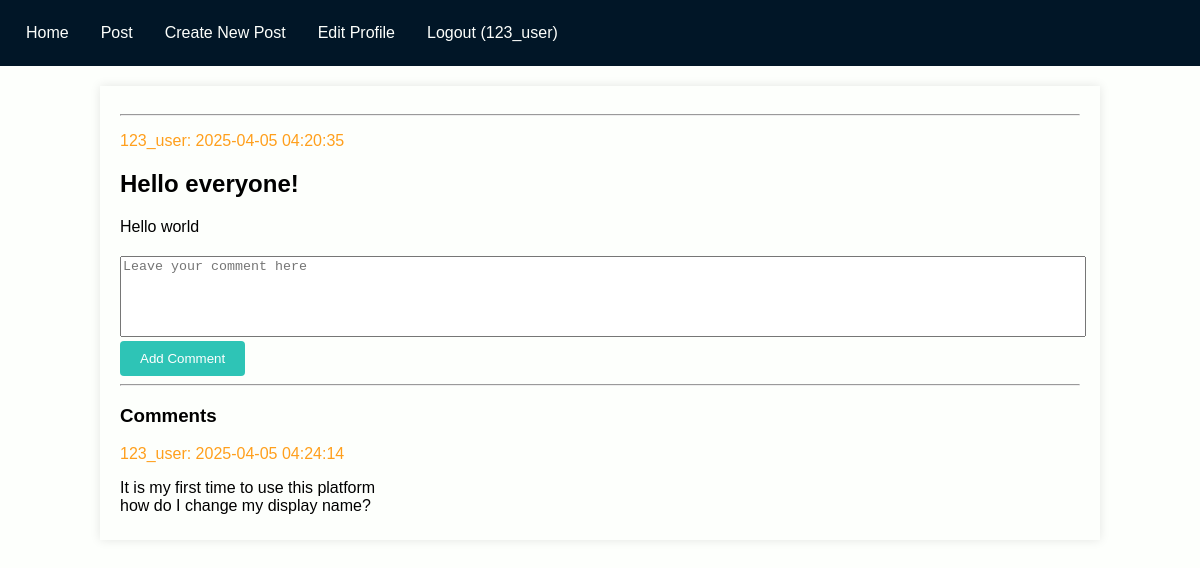
The app's page /post_detail.php?post_id=2 (signed in) with its own data.
### tables this page shows
CREATE TABLE `users` (
  `id` int(11) NOT NULL,
  `username` varchar(50) NOT NULL,
  `display_name` varchar(50) NOT NULL,
  `password` varchar(255) NOT NULL,
  `role` enum('admin','user') DEFAULT 'user'
);

CREATE TABLE `posts` (
  `post_id` int(11) NOT NULL,
  `user_id` int(11) NOT NULL,
  `title` varchar(50) NOT NULL,
  `content` text NOT NULL,
  `created_at` timestamp NOT NULL DEFAULT current_timestamp()
);

CREATE TABLE `comments` (
  `comment_id` int(11) NOT NULL,
  `post_id` int(11) NOT NULL,
  `user_id` int(11) NOT NULL,
  `content` text NOT NULL,
  `created_at` timestamp NOT NULL DEFAULT current_timestamp()
);

### post_detail.php (the view, shortened to what this page needs)
<?php
include 'db_connect.php';
$user_id = $_COOKIE['user_id'];
$sql = "SELECT role, display_name FROM users WHERE id = '$user_id'";
$result = $conn->query($sql);
if ($result->num_rows > 0) {
    $row = $result->fetch_assoc();
    $display_name = $row['display_name'];
} else {
    echo "User not found!";
    exit();
}
$post_id = isset($_GET['post_id']) ? (int)$_GET['post_id'] : 0;
$sql = "SELECT posts.*, users.display_name
        FROM posts
        JOIN users ON posts.user_id = users.id
        WHERE posts.post_id = $post_id";
$result = $conn->query($sql);
$post = $result->fetch_assoc();
?>
<!DOCTYPE html>
<html>
<head>
    <link rel="stylesheet" type="text/css" href="style.css">
</head>
<body>
    <nav>
        <ul>
            <li><a href="index.php">Home</a></li>
            <li><a href="post.php">Post</a></li>
            <li><a href="create_post.php">Create New Post</a></li>
            <li><a href="edit_profile.php">Edit Profile</a></li>
            <li><a href="logout.php">Logout (<?php echo $display_name; ?>)</a></li>
        </ul>
    </nav>
    <div class="container">
        <div class="post">
            <hr class="post-divider">
            <p class="post_meta">
                <?= $post['display_name'] . ": " . $post['created_at'] ?>
            </p>
            <h2><?= $post['title'] ?></h2>
            <div class="content">
                <?= nl2br(htmlspecialchars($post['content'], ENT_QUOTES)) ?>
            </div>
            <form method="post" action="add_comment.php">
                    <textarea name="comment_content" class="comment_box" placeholder="Leave your comment here" required></textarea>
                    <button type="submit">Add Comment</button>
            </form>
            <div class="comments">
                <hr>
                <h3>Comments</h3>
                <?php
                $sql = "SELECT comments.*, users.display_name
                        FROM comments
                        JOIN users ON comments.user_id = users.id
                        WHERE post_id = $post_id
                        ORDER BY created_at ASC";
                $comments_result = $conn->query($sql);
                ?>
                <?php if ($comments_result->num_rows > 0): ?>
                    <?php while ($comment = $comments_result->fetch_assoc()): ?>
                        <div class="comment">
                            <p class="comment_meta">
                                <?= $comment['display_name'] . ": " . $comment['created_at'] ?>
                            </p>
                            <p class="comment_content">
                                <?= nl2br(htmlspecialchars($comment['content'], ENT_QUOTES, 'UTF-8')) ?>
                            </p>
                        </div>
                    <?php endwhile; ?>
                <?php else: ?>
                    <p>No comments here.</p>
                <?php endif; ?>
            </div>
        </div>
    </div>
</body>
</html>

### style.css (style rules this page uses)
body { font-family: Arial, sans-serif; background-color: #fdfffc; margin: 0; padding: 0; }
.container { width: 80%; margin: 0 auto; padding: 20px; background-color: #fdfffc; box-shadow: 0 0 10px rgba(0, 0, 0, 0.1); }
form { margin-top: 20px; }
form input[type="submit"], form input[type="button"], form button { background-color: #2ec4b6; color: white; padding: 10px 20px; border: none; border-radius: 4px; cursor: pointer; }
.post_meta, .comment_meta { color: #ff9f1c; }
.post, .post_title { width: 100%; resize: none; }
.comment_box { width: 100%; resize: none; min-height: 75px; height: 75px; white-space: pre-wrap; overflow-wrap: break-word; }
.comment_content { width: 100%; resize: none; min-height: 15px; height: 25px; }
a { color: #fdfffc; text-decoration: none; }
nav { background-color: #011627; padding: 10px; margin-bottom: 20px; }
nav ul { list-style-type: none; margin: 0; padding: 0; overflow: hidden; }
nav ul li { float: left; }
nav ul li a { display: block; color: #fdfffc; text-align: center; padding: 14px 16px; text-decoration: none; }

### records on screen
users: display_name "123_user"
posts: user.display_name "123_user", created_at "2025-04-05 04:20:35", title "Hello everyone!", content "Hello world"
comments: user.display_name "123_user", created_at "2025-04-05 04:24:14", content "It is my first time to use this platform how do I change my display name?"
